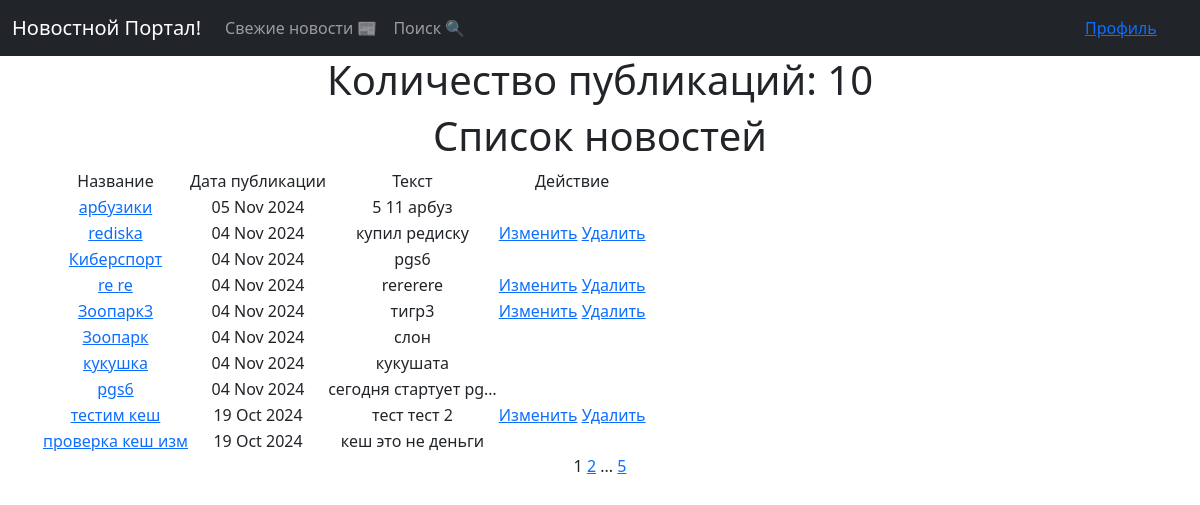
The app's page /post/ (signed in) with its own data.
### news/models.py (models this page shows, shortened)
class Post(models.Model):
    article = 'AR'
    news = 'NE'
    POSITIONS = [
        (article, 'Статья'),
        (news, 'Новость')
    ]
    author = models.ForeignKey(Author, on_delete=models.CASCADE)
    post_type = models.CharField(max_length=2, choices=POSITIONS, default=news)
    time_post = models.DateTimeField(auto_now_add=True)
    category = models.ManyToManyField(Category, through='PostCategory')
    title = models.CharField(max_length=255)
    text = models.TextField()
    rating = models.IntegerField(default=0)

### news/views.py (the view)
# urls.py: path('', PostsList.as_view(), name='post_list'),
class PostsList(ListView):
    model = Post
    ordering = '-time_post'
    context_object_name = 'posts'
    paginate_by = 10
    def get_queryset(self):
        queryset = super().get_queryset()
        self.filterset = PostFilter(self.request.GET, queryset)
        return self.filterset.qs
    def get_context_data(self, **kwargs):
        context = super().get_context_data(**kwargs)
        context['filterset'] = self.filterset
        return context
    def get_template_names(self):
        if self.request.path == '/post/search/':
            return 'flatpages/post_search.html'
        return 'flatpages/posts.html'

### templates/flatpages/posts.html (shortened to what this page needs)
{% extends 'flatpages/default.html' %}
{% load custom_filters %}
{% block content %}
    <h1>Количество публикаций: {{ posts|length }} </h1>
    <h1>Список новостей</h1>
        {% if posts %}
        <table>
            <tr>
                <td>Название</td>
                <td>Дата публикации</td>
                <td>Текст</td>
                <td>Действие</td>
            </tr>
            {% for post in posts %}
            <tr>
                <td><a href="{% url 'post_detail' post.id %}">{{ post.title }}</a></td>
                <td>{{ post.time_post|date:'d M Y' }}</td>
                <td>{{ post.text|truncatechars:20 }}</td>
                <td>
                    {% if post.author.user == user %}
                    <a href="{% url 'news_update' post.id %}">Изменить</a>
                    {% endif %}
                    {% if post.author.user == user %}
                    <a href="{% url 'news_delete' post.id %}">Удалить</a>
                    {% endif %}
                </td>
            </tr>
            {% endfor %}
        </table>
        {% else %}
        <h2>Новостей нет! =( </h2>
        {% endif %}
   {{ page_obj.number }}
   {% if page_obj.has_next %}
       <a href="?page={{ page_obj.next_page_number }}">{{ page_obj.next_page_number }}</a>
       {% if paginator.num_pages != page_obj.next_page_number %}
           ...
           <a href="?page={{ page_obj.paginator.num_pages }}">{{ page_obj.paginator.num_pages }}</a>
       {% endif %}
   {% endif %}
{% endblock content %}

### records on screen
Post: title "арбузики", time_post "05 Nov 2024", text "5 11 арбуз"
Post: title "rediska", time_post "04 Nov 2024", text "купил редиску", shows "Изменить", shows "Удалить"
Post: title "Киберспорт", time_post "04 Nov 2024", text "pgs6"
Post: title "re re", time_post "04 Nov 2024", text "rererere", shows "Изменить", shows "Удалить"
Post: title "Зоопарк3", time_post "04 Nov 2024", text "тигр3", shows "Изменить", shows "Удалить"
Post: title "Зоопарк", time_post "04 Nov 2024", text "слон"
Post: title "кукушка", time_post "04 Nov 2024", text "кукушата"
Post: title "pgs6", time_post "04 Nov 2024", text "сегодня стартует pg…"
Post: title "тестим кеш", time_post "19 Oct 2024", text "тест тест 2", shows "Изменить", shows "Удалить"
Post: title "проверка кеш изм", time_post "19 Oct 2024", text "кеш это не деньги"

### other values on screen
{{ posts|length }} "10"
{{ page_obj.number }} "1"
{{ page_obj.next_page_number }} "2"
{{ page_obj.paginator.num_pages }} "5"
